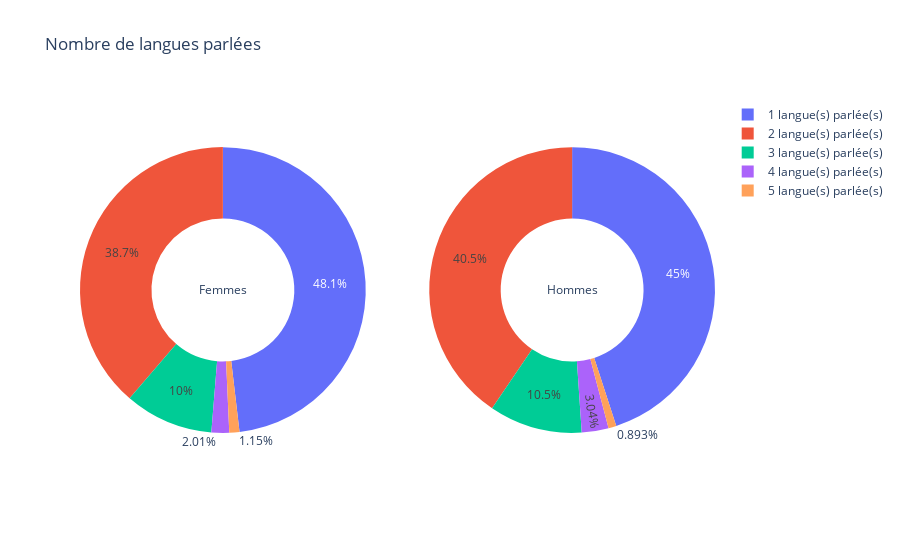

The notebook cell saved with this chart:
### Markdown cell above
*Nombre de langues parlées - Femmes vs Hommes*

### Code cell
# Create subplots: use 'domain' type for Pie subplot
fig = make_subplots(rows=1, cols=2, specs=[[{'type':'domain'}, {'type':'domain'}]])

# Femmes
dataF = pd.DataFrame(nbLangues[nbLangues['sexe']=='F']['langues.nom'].value_counts()).reset_index()

# Hommes
dataH = pd.DataFrame(nbLangues[nbLangues['sexe']=='M']['langues.nom'].value_counts()).reset_index()

fig.add_trace(go.Pie(
    labels=dataF['langues.nom'].apply(lambda x: str(x) + ' langue(s) parlée(s)'), 
    values=dataF['count'], 
    title="Femmes"),
              1, 1)

fig.add_trace(go.Pie(
    labels=dataH['langues.nom'].apply(lambda x: str(x) + ' langue(s) parlée(s)'), 
    values=dataH['count'], 
    title="Hommes"),
              1, 2)


# Use `hole` to create a donut-like pie chart
fig.update_traces(hole=.5, hoverinfo="label+percent+value+name")

fig.update_layout(
    title_text="Nombre de langues parlées",
)

fig.to_html('./visualisations/nbLanguesParleesGenre.html')
fig.show()

### Figure 1 — Plotly figure (JSON) as saved in the notebook; plotly's stock layout.template omitted (floating-point values rounded to 4 significant figures)
{"data": [{"domain": {"x": [0, 0.45], "y": [0, 1]}, "hole": 0.5, "hoverinfo": "label+percent+value+name", "labels": ["1 langue(s) parlée(s)", "2 langue(s) parlée(s)", "3 langue(s) parlée(s)", "4 langue(s) parlée(s)", "5 langue(s) parlée(s)"], "title": {"text": "Femmes"}, "type": "pie", "values": [168, 135, 35, 7, 4]}, {"domain": {"x": [0.55, 1], "y": [0, 1]}, "hole": 0.5, "hoverinfo": "label+percent+value+name", "labels": ["1 langue(s) parlée(s)", "2 langue(s) parlée(s)", "3 langue(s) parlée(s)", "4 langue(s) parlée(s)", "5 langue(s) parlée(s)"], "title": {"text": "Hommes"}, "type": "pie", "values": [252, 227, 59, 17, 5]}], "layout": {"title": {"text": "Nombre de langues parlées"}}}
